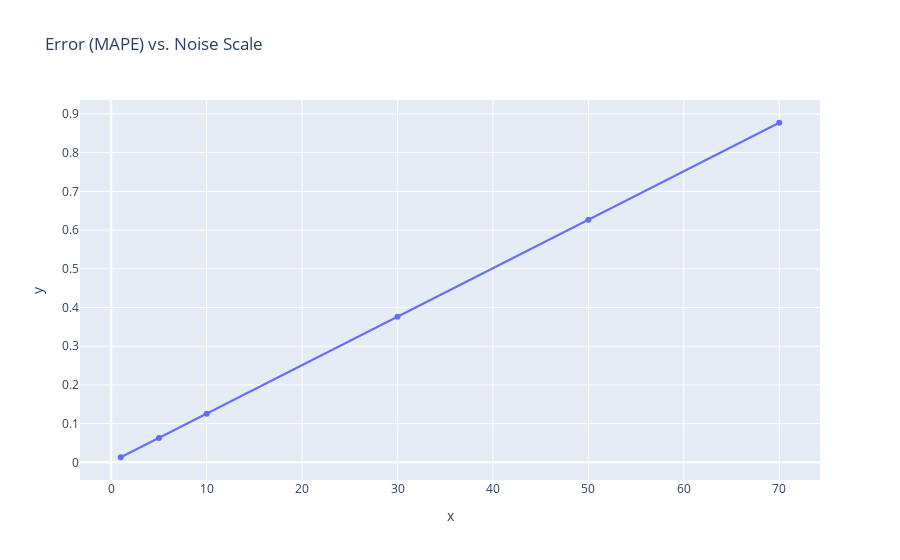

The code cell stored with this chart in its notebook:
### Code cell
noise_scales = [1, 5, 10, 30, 50, 70]
errors_mape = []
for noise in tqdm(noise_scales):
    X_train, y_train = generate_sample(n_train_data_points, n_dims, lower_bound, upper_bound, target_func, noise_scale=noise)
    gpr = GPR(**args)
    gpr = gpr.fit(X_train, y_train)
    y_pred = gpr.predict(X_test)
    error_mape = mape(y_test, y_pred)
    errors_mape.append(error_mape)
    
px.scatter(x=noise_scales, y=errors_mape, title='Error (MAPE) vs. Noise Scale', trendline="lowess")

### Figure 1 — Plotly figure (JSON) as saved in the notebook; plotly's stock layout.template omitted (floating-point values rounded to 4 significant figures)
{"data": [{"hovertemplate": "x=%{x}<br>y=%{y}<extra></extra>", "legendgroup": "", "marker": {"color": "#636efa", "symbol": "circle"}, "mode": "markers", "name": "", "orientation": "v", "showlegend": false, "type": "scatter", "x": [1, 5, 10, 30, 50, 70], "xaxis": "x", "y": [0.01318, 0.06313, 0.1257, 0.3763, 0.6268, 0.8774], "yaxis": "y"}, {"hovertemplate": "<b>LOWESS trendline</b><br><br>x=%{x}<br>y=%{y} <b>(trend)</b><extra></extra>", "legendgroup": "", "marker": {"color": "#636efa", "symbol": "circle"}, "mode": "lines", "name": "", "showlegend": false, "type": "scatter", "x": [1, 5, 10, 30, 50, 70], "xaxis": "x", "y": [0.01318, 0.06313, 0.1257, 0.3763, 0.6268, 0.8774], "yaxis": "y"}], "layout": {"legend": {"tracegroupgap": 0}, "title": {"text": "Error (MAPE) vs. Noise Scale"}, "xaxis": {"anchor": "y", "domain": [0, 1], "title": {"text": "x"}}, "yaxis": {"anchor": "x", "domain": [0, 1], "title": {"text": "y"}}}}
